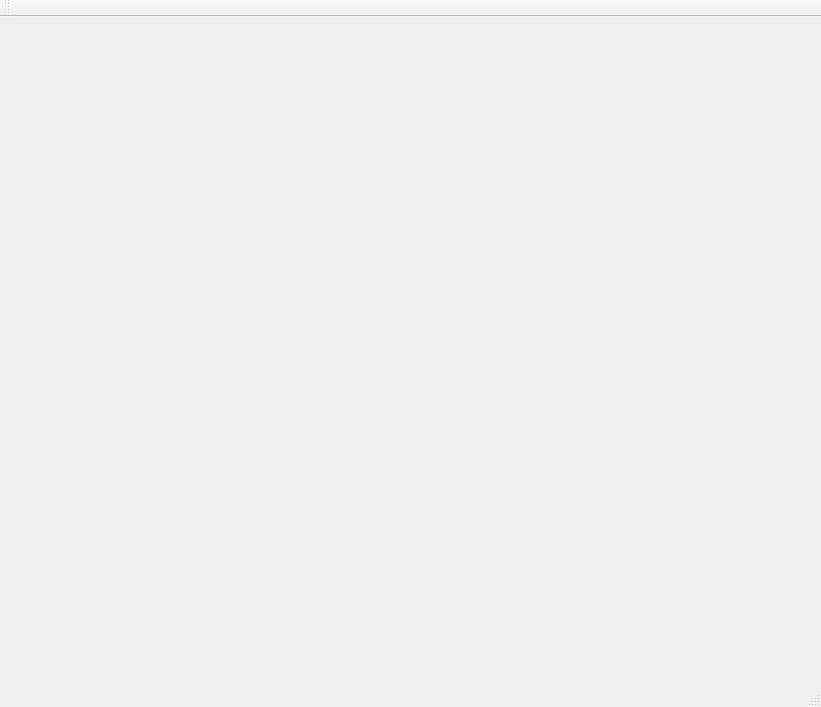
<?xml version="1.0" encoding="UTF-8"?>
<ui version="4.0">
 <class>MainWindow</class>
 <widget class="QMainWindow" name="MainWindow">
  <property name="geometry">
   <rect>
    <x>0</x>
    <y>0</y>
    <width>821</width>
    <height>707</height>
   </rect>
  </property>
  <property name="focusPolicy">
   <enum>Qt::NoFocus</enum>
  </property>
  <property name="windowTitle">
   <string>MainWindow</string>
  </property>
  <widget class="QWidget" name="centralWidget"/>
  <widget class="QMenuBar" name="menuBar">
   <property name="geometry">
    <rect>
     <x>0</x>
     <y>0</y>
     <width>821</width>
     <height>20</height>
    </rect>
   </property>
  </widget>
  <widget class="QToolBar" name="mainToolBar">
   <attribute name="toolBarArea">
    <enum>TopToolBarArea</enum>
   </attribute>
   <attribute name="toolBarBreak">
    <bool>false</bool>
   </attribute>
  </widget>
  <widget class="QStatusBar" name="statusBar"/>
 </widget>
 <layoutdefault spacing="6" margin="11"/>
 <resources/>
 <connections/>
</ui>
